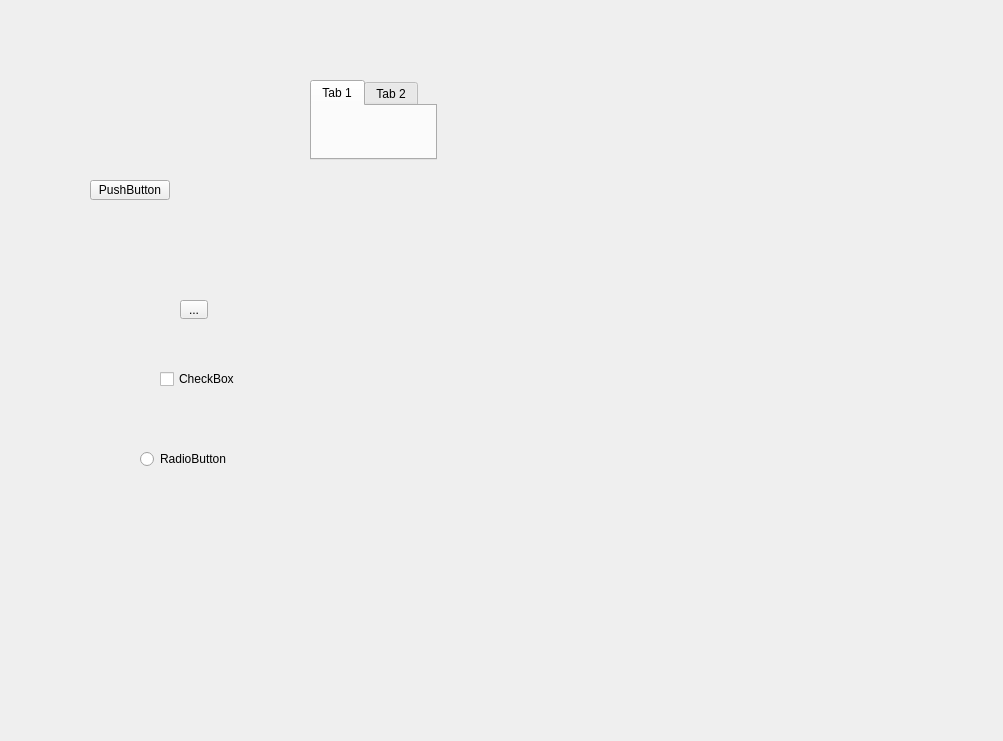
<?xml version="1.0" encoding="UTF-8"?>
<ui version="4.0">
 <class>Widget</class>
 <widget class="QWidget" name="Widget">
  <property name="geometry">
   <rect>
    <x>0</x>
    <y>0</y>
    <width>1003</width>
    <height>741</height>
   </rect>
  </property>
  <property name="windowTitle">
   <string>Widget</string>
  </property>
  <widget class="QPushButton" name="pushButton">
   <property name="geometry">
    <rect>
     <x>90</x>
     <y>180</y>
     <width>80</width>
     <height>20</height>
    </rect>
   </property>
   <property name="text">
    <string>PushButton</string>
   </property>
  </widget>
  <widget class="QToolButton" name="toolButton">
   <property name="geometry">
    <rect>
     <x>180</x>
     <y>300</y>
     <width>28</width>
     <height>19</height>
    </rect>
   </property>
   <property name="text">
    <string>...</string>
   </property>
  </widget>
  <widget class="QCheckBox" name="checkBox">
   <property name="geometry">
    <rect>
     <x>160</x>
     <y>370</y>
     <width>83</width>
     <height>18</height>
    </rect>
   </property>
   <property name="text">
    <string>CheckBox</string>
   </property>
  </widget>
  <widget class="QRadioButton" name="radioButton">
   <property name="geometry">
    <rect>
     <x>140</x>
     <y>450</y>
     <width>92</width>
     <height>18</height>
    </rect>
   </property>
   <property name="text">
    <string>RadioButton</string>
   </property>
  </widget>
  <widget class="QTabWidget" name="tabWidget">
   <property name="geometry">
    <rect>
     <x>310</x>
     <y>80</y>
     <width>127</width>
     <height>80</height>
    </rect>
   </property>
   <widget class="QWidget" name="tab">
    <attribute name="title">
     <string>Tab 1</string>
    </attribute>
   </widget>
   <widget class="QWidget" name="tab_2">
    <attribute name="title">
     <string>Tab 2</string>
    </attribute>
   </widget>
  </widget>
  <widget class="QStackedWidget" name="stackedWidget">
   <property name="geometry">
    <rect>
     <x>370</x>
     <y>300</y>
     <width>120</width>
     <height>80</height>
    </rect>
   </property>
   <widget class="QWidget" name="page_3"/>
   <widget class="QWidget" name="page_4"/>
  </widget>
 </widget>
 <layoutdefault spacing="6" margin="11"/>
 <resources/>
 <connections/>
</ui>
